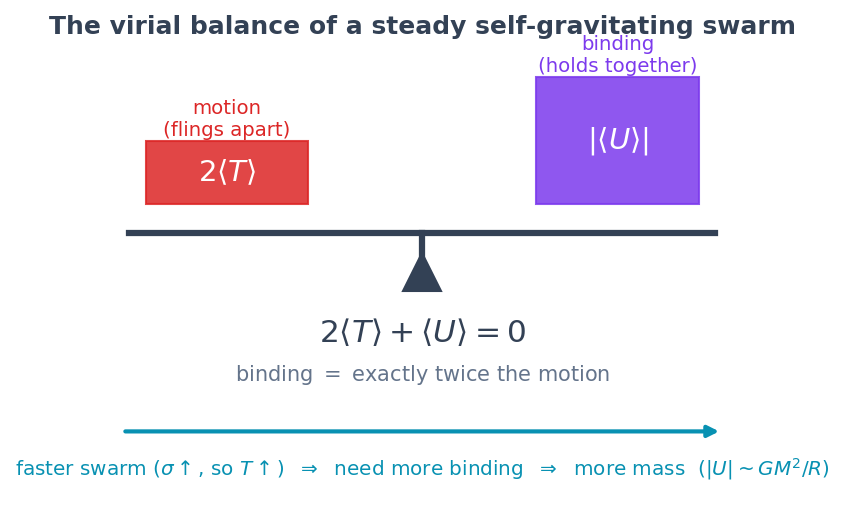

Recreate this plot in Python.
import numpy as np, matplotlib
matplotlib.use("Agg")
import matplotlib.pyplot as plt
plt.rcParams.update({"figure.dpi":150,"savefig.dpi":150,"font.size":11,
    "axes.grid":False,"grid.alpha":0.25,"axes.spines.top":False,"axes.spines.right":False,
    "axes.titlesize":12,"figure.facecolor":"white","axes.facecolor":"white"})
C_FW="#7c3aed"; C_NEWTON="#64748b"; C_MOND="#0891b2"; C_DATA="#dc2626"
fig, ax = plt.subplots(figsize=(7,4.3))
ax.set_xlim(0,10); ax.set_ylim(0,7); ax.axis("off")

# --- balance beam pivot ---
pivot=(5,3.4)
ax.plot([pivot[0]],[pivot[1]],marker="^",ms=18,color="#334155")
ax.plot([1.4,8.6],[pivot[1]+0.55,pivot[1]+0.55],color="#334155",lw=3)
ax.plot([pivot[0],pivot[0]],[pivot[1],pivot[1]+0.55],color="#334155",lw=3)

# left pan: 2T (motion)
ax.add_patch(plt.Rectangle((1.6,4.35),2.0,0.9,color=C_DATA,alpha=0.85))
ax.text(2.6,4.8,r"$2\langle T\rangle$",ha="center",va="center",color="white",fontsize=14,fontweight="bold")
ax.text(2.6,5.55,"motion\n(flings apart)",ha="center",va="center",fontsize=9.5,color=C_DATA)

# right pan: |U| (binding) twice as tall
ax.add_patch(plt.Rectangle((6.4,4.35),2.0,1.8,color=C_FW,alpha=0.85))
ax.text(7.4,5.25,r"$|\langle U\rangle|$",ha="center",va="center",color="white",fontsize=14,fontweight="bold")
ax.text(7.4,6.45,"binding\n(holds together)",ha="center",va="center",fontsize=9.5,color=C_FW)

# the locked relation
ax.text(5,2.55,r"$2\langle T\rangle + \langle U\rangle = 0$",ha="center",va="center",
        fontsize=15,fontweight="bold",color="#334155")
ax.text(5,1.95,r"binding $=$ exactly twice the motion",ha="center",va="center",
        fontsize=10,color="#64748b")

# the lesson arrow
ax.annotate("",xy=(8.7,1.15),xytext=(1.3,1.15),
            arrowprops=dict(arrowstyle="-|>",color=C_MOND,lw=2))
ax.text(5,0.62,r"faster swarm ($\sigma\uparrow$, so $T\uparrow$)  $\Rightarrow$  need more binding  $\Rightarrow$  more mass  ($|U|\sim GM^2/R$)",
        ha="center",va="center",fontsize=9.6,color=C_MOND)

ax.text(5,6.85,"The virial balance of a steady self-gravitating swarm",
        ha="center",va="center",fontsize=12,fontweight="bold",color="#334155")
fig.savefig("ch03_virial_balance.png", bbox_inches="tight"); print("ok")
